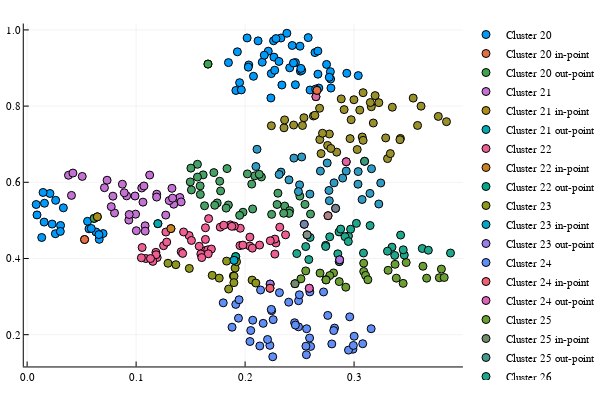

Write notebook code for a chart like this one.
### Code cell
using Plots
plotly()
scatter()
for i = 20:30
    P_i = Path[i]
    scatter!(Data[1, P_i], Data[2, P_i], label = "Cluster $i")
    scatter!([Data[1, P_i[In_Out[i][1]]]], [Data[2, P_i[In_Out[i][1]]]], label = "Cluster $i in-point")
    scatter!([Data[1, P_i[In_Out[i][2]]]], [Data[2, P_i[In_Out[i][2]]]], label = "Cluster $i out-point")
end
scatter!()

### Figure 1 — Plotly figure (JSON) as saved in the notebook; plotly's stock layout.template omitted (floating-point values rounded to 4 significant figures)
{"data": [{"colorbar": {"title": ""}, "hoverinfo": "text", "legendgroup": "Cluster 20", "marker": {"color": "rgba(0, 154, 250, 1.000)", "line": {"color": "rgba(0, 0, 0, 1.000)", "width": 1}, "size": 8, "symbol": "circle"}, "mode": "markers", "name": "Cluster 20", "showlegend": true, "text": [null, null, null, null, null, null, null, null, null, null, null, null, null, null, null, null, null, null, null, null, null, null], "type": "scatter", "x": [0.06145, 0.05544, 0.06617, 0.0134, 0.02591, 0.00832, 0.02617, 0.03069, 0.009062, 0.03046, 0.01561, 0.06967, 0.0632, 0.02094, 0.01462, 0.05676, 0.03325, 0.06588, 0.02294, 0.0527, 0.01591, 0.05885], "xaxis": "x1", "y": [0.5052, 0.4976, 0.4503, 0.4551, 0.465, 0.5417, 0.5527, 0.4866, 0.5144, 0.4711, 0.4955, 0.4655, 0.4696, 0.5706, 0.5733, 0.4779, 0.5329, 0.4627, 0.4904, 0.4498, 0.545, 0.4788], "yaxis": "y1", "zmax": 0.1, "zmin": -0.1}, {"colorbar": {"title": ""}, "hoverinfo": "text", "legendgroup": "Cluster 20 in-point", "marker": {"color": "rgba(227, 111, 71, 1.000)", "line": {"color": "rgba(0, 0, 0, 1.000)", "width": 1}, "size": 8, "symbol": "circle"}, "mode": "markers", "name": "Cluster 20 in-point", "showlegend": true, "text": [null], "type": "scatter", "x": [0.0527], "xaxis": "x1", "y": [0.4498], "yaxis": "y1", "zmax": 0.1, "zmin": -0.1}, {"colorbar": {"title": ""}, "hoverinfo": "text", "legendgroup": "Cluster 20 out-point", "marker": {"color": "rgba(62, 164, 78, 1.000)", "line": {"color": "rgba(0, 0, 0, 1.000)", "width": 1}, "size": 8, "symbol": "circle"}, "mode": "markers", "name": "Cluster 20 out-point", "showlegend": true, "text": [null], "type": "scatter", "x": [0.06145], "xaxis": "x1", "y": [0.5052], "yaxis": "y1", "zmax": 0.1, "zmin": -0.1}, {"colorbar": {"title": ""}, "hoverinfo": "text", "legendgroup": "Cluster 21", "marker": {"color": "rgba(195, 113, 210, 1.000)", "line": {"color": "rgba(0, 0, 0, 1.000)", "width": 1}, "size": 8, "symbol": "circle"}, "mode": "markers", "name": "Cluster 21", "showlegend": true, "text": [null, null, null, null, null, null, null, null, null, null, null, null, null, null, null, null, null, null, null, null, null, null, null, null, null, null, null, null, null, null, null, null, null, null], "type": "scatter", "x": [0.1401, 0.1124, 0.1272, 0.1189, 0.1063, 0.1345, 0.1052, 0.1083, 0.03794, 0.09331, 0.1304, 0.0995, 0.08741, 0.1072, 0.07336, 0.07872, 0.1413, 0.0407, 0.1329, 0.09368, 0.0913, 0.042, 0.1002, 0.099, 0.12, 0.1188, 0.05056, 0.06444, 0.08019, 0.07094, 0.08913, 0.1083, 0.07719, 0.1335], "xaxis": "x1", "y": [0.5602, 0.619, 0.5139, 0.5687, 0.5479, 0.5425, 0.5851, 0.4858, 0.6185, 0.5008, 0.552, 0.5164, 0.595, 0.5903, 0.6054, 0.5635, 0.5485, 0.5656, 0.5842, 0.5155, 0.5644, 0.6242, 0.4729, 0.564, 0.4914, 0.5612, 0.6154, 0.5094, 0.5195, 0.5858, 0.5725, 0.4718, 0.5361, 0.5584], "yaxis": "y1", "zmax": 0.1, "zmin": -0.1}, {"colorbar": {"title": ""}, "hoverinfo": "text", "legendgroup": "Cluster 21 in-point", "marker": {"color": "rgba(172, 142, 24, 1.000)", "line": {"color": "rgba(0, 0, 0, 1.000)", "width": 1}, "size": 8, "symbol": "circle"}, "mode": "markers", "name": "Cluster 21 in-point", "showlegend": true, "text": [null], "type": "scatter", "x": [0.06444], "xaxis": "x1", "y": [0.5094], "yaxis": "y1", "zmax": 0.1, "zmin": -0.1}, {"colorbar": {"title": ""}, "hoverinfo": "text", "legendgroup": "Cluster 21 out-point", "marker": {"color": "rgba(0, 170, 174, 1.000)", "line": {"color": "rgba(0, 0, 0, 1.000)", "width": 1}, "size": 8, "symbol": "circle"}, "mode": "markers", "name": "Cluster 21 out-point", "showlegend": true, "text": [null], "type": "scatter", "x": [0.12], "xaxis": "x1", "y": [0.4914], "yaxis": "y1", "zmax": 0.1, "zmin": -0.1}, {"colorbar": {"title": ""}, "hoverinfo": "text", "legendgroup": "Cluster 22", "marker": {"color": "rgba(237, 94, 147, 1.000)", "line": {"color": "rgba(0, 0, 0, 1.000)", "width": 1}, "size": 8, "symbol": "circle"}, "mode": "markers", "name": "Cluster 22", "showlegend": true, "text": [null, null, null, null, null, null, null, null, null, null, null, null, null, null, null, null, null, null, null, null, null, null, null, null, null, null, null, null, null, null, null, null, null, null, null, null, null, null, null, null, null, null, null, null, null, null], "type": "scatter", "x": [0.1252, 0.1914, 0.1864, 0.2273, 0.1414, 0.1486, 0.1427, 0.1193, 0.1636, 0.1181, 0.1634, 0.1319, 0.1956, 0.1953, 0.1658, 0.1089, 0.2044, 0.1579, 0.1508, 0.1665, 0.1636, 0.1691, 0.2283, 0.2273, 0.1772, 0.2043, 0.1183, 0.2231, 0.1901, 0.1436, 0.2066, 0.1153, 0.198, 0.1055, 0.1594, 0.2371, 0.1804, 0.1132, 0.1662, 0.1878, 0.1281, 0.2318, 0.1602, 0.2133, 0.1273, 0.1048], "xaxis": "x1", "y": [0.4336, 0.4049, 0.4882, 0.4116, 0.4178, 0.4602, 0.4134, 0.4024, 0.4501, 0.4162, 0.4206, 0.4784, 0.4793, 0.4339, 0.4227, 0.3999, 0.4562, 0.4321, 0.4474, 0.5047, 0.4807, 0.4248, 0.4407, 0.4509, 0.4822, 0.4326, 0.4099, 0.4466, 0.4851, 0.4696, 0.4271, 0.3924, 0.4351, 0.4288, 0.4119, 0.4621, 0.4874, 0.3999, 0.4123, 0.4844, 0.4431, 0.4822, 0.4023, 0.4352, 0.4694, 0.4019], "yaxis": "y1", "zmax": 0.1, "zmin": -0.1}, {"colorbar": {"title": ""}, "hoverinfo": "text", "legendgroup": "Cluster 22 in-point", "marker": {"color": "rgba(198, 130, 37, 1.000)", "line": {"color": "rgba(0, 0, 0, 1.000)", "width": 1}, "size": 8, "symbol": "circle"}, "mode": "markers", "name": "Cluster 22 in-point", "showlegend": true, "text": [null], "type": "scatter", "x": [0.1319], "xaxis": "x1", "y": [0.4784], "yaxis": "y1", "zmax": 0.1, "zmin": -0.1}, {"colorbar": {"title": ""}, "hoverinfo": "text", "legendgroup": "Cluster 22 out-point", "marker": {"color": "rgba(0, 169, 141, 1.000)", "line": {"color": "rgba(0, 0, 0, 1.000)", "width": 1}, "size": 8, "symbol": "circle"}, "mode": "markers", "name": "Cluster 22 out-point", "showlegend": true, "text": [null], "type": "scatter", "x": [0.1914], "xaxis": "x1", "y": [0.4049], "yaxis": "y1", "zmax": 0.1, "zmin": -0.1}, {"colorbar": {"title": ""}, "hoverinfo": "text", "legendgroup": "Cluster 23", "marker": {"color": "rgba(142, 151, 30, 1.000)", "line": {"color": "rgba(0, 0, 0, 1.000)", "width": 1}, "size": 8, "symbol": "circle"}, "mode": "markers", "name": "Cluster 23", "showlegend": true, "text": [null, null, null, null, null, null, null, null, null, null, null, null, null, null, null, null], "type": "scatter", "x": [0.1908, 0.1922, 0.1898, 0.1849, 0.2064, 0.1698, 0.1488, 0.1892, 0.1293, 0.1763, 0.1898, 0.1897, 0.1364, 0.183, 0.2099, 0.223], "xaxis": "x1", "y": [0.3748, 0.3916, 0.3952, 0.3198, 0.3433, 0.3557, 0.3739, 0.3543, 0.3875, 0.3485, 0.3536, 0.3366, 0.3838, 0.3931, 0.3356, 0.3329], "yaxis": "y1", "zmax": 0.1, "zmin": -0.1}, {"colorbar": {"title": ""}, "hoverinfo": "text", "legendgroup": "Cluster 23 in-point", "marker": {"color": "rgba(0, 169, 204, 1.000)", "line": {"color": "rgba(0, 0, 0, 1.000)", "width": 1}, "size": 8, "symbol": "circle"}, "mode": "markers", "name": "Cluster 23 in-point", "showlegend": true, "text": [null], "type": "scatter", "x": [0.1898], "xaxis": "x1", "y": [0.3952], "yaxis": "y1", "zmax": 0.1, "zmin": -0.1}, {"colorbar": {"title": ""}, "hoverinfo": "text", "legendgroup": "Cluster 23 out-point", "marker": {"color": "rgba(155, 127, 233, 1.000)", "line": {"color": "rgba(0, 0, 0, 1.000)", "width": 1}, "size": 8, "symbol": "circle"}, "mode": "markers", "name": "Cluster 23 out-point", "showlegend": true, "text": [null], "type": "scatter", "x": [0.223], "xaxis": "x1", "y": [0.3329], "yaxis": "y1", "zmax": 0.1, "zmin": -0.1}, {"colorbar": {"title": ""}, "hoverinfo": "text", "legendgroup": "Cluster 24", "marker": {"color": "rgba(97, 141, 246, 1.000)", "line": {"color": "rgba(0, 0, 0, 1.000)", "width": 1}, "size": 8, "symbol": "circle"}, "mode": "markers", "name": "Cluster 24", "showlegend": true, "text": [null, null, null, null, null, null, null, null, null, null, null, null, null, null, null, null, null, null, null, null, null, null, null, null, null, null, null, null, null, null, null, null, null, null, null, null, null, null, null, null, null, null, null, null], "type": "scatter", "x": [0.3157, 0.2135, 0.2491, 0.2166, 0.2244, 0.2228, 0.2821, 0.2594, 0.2315, 0.2227, 0.2052, 0.2254, 0.2796, 0.2565, 0.1939, 0.24, 0.2562, 0.207, 0.296, 0.3001, 0.299, 0.2258, 0.1914, 0.2949, 0.272, 0.2813, 0.2759, 0.2601, 0.2241, 0.2454, 0.249, 0.2558, 0.2206, 0.3079, 0.2498, 0.2589, 0.2461, 0.2993, 0.2142, 0.188, 0.2592, 0.1944, 0.1799, 0.2045], "xaxis": "x1", "y": [0.2156, 0.1704, 0.2892, 0.2297, 0.263, 0.3219, 0.2173, 0.3123, 0.3104, 0.172, 0.2109, 0.1421, 0.1757, 0.2156, 0.2433, 0.2854, 0.1474, 0.238, 0.2468, 0.1958, 0.1618, 0.2394, 0.2795, 0.1595, 0.3121, 0.2108, 0.2506, 0.1691, 0.2663, 0.2313, 0.2206, 0.1698, 0.1874, 0.1763, 0.3048, 0.3219, 0.2252, 0.1717, 0.3172, 0.2196, 0.1912, 0.2916, 0.2836, 0.1821], "yaxis": "y1", "zmax": 0.1, "zmin": -0.1}, {"colorbar": {"title": ""}, "hoverinfo": "text", "legendgroup": "Cluster 24 in-point", "marker": {"color": "rgba(240, 96, 115, 1.000)", "line": {"color": "rgba(0, 0, 0, 1.000)", "width": 1}, "size": 8, "symbol": "circle"}, "mode": "markers", "name": "Cluster 24 in-point", "showlegend": true, "text": [null], "type": "scatter", "x": [0.2228], "xaxis": "x1", "y": [0.3219], "yaxis": "y1", "zmax": 0.1, "zmin": -0.1}, {"colorbar": {"title": ""}, "hoverinfo": "text", "legendgroup": "Cluster 24 out-point", "marker": {"color": "rgba(221, 101, 182, 1.000)", "line": {"color": "rgba(0, 0, 0, 1.000)", "width": 1}, "size": 8, "symbol": "circle"}, "mode": "markers", "name": "Cluster 24 out-point", "showlegend": true, "text": [null], "type": "scatter", "x": [0.2589], "xaxis": "x1", "y": [0.3219], "yaxis": "y1", "zmax": 0.1, "zmin": -0.1}, {"colorbar": {"title": ""}, "hoverinfo": "text", "legendgroup": "Cluster 25", "marker": {"color": "rgba(108, 159, 51, 1.000)", "line": {"color": "rgba(0, 0, 0, 1.000)", "width": 1}, "size": 8, "symbol": "circle"}, "mode": "markers", "name": "Cluster 25", "showlegend": true, "text": [null, null, null, null, null, null, null, null, null, null, null, null, null, null, null, null, null, null, null, null, null, null, null, null, null], "type": "scatter", "x": [0.2812, 0.3376, 0.3478, 0.2512, 0.3801, 0.3782, 0.3088, 0.3312, 0.3632, 0.3666, 0.3827, 0.2924, 0.2688, 0.3105, 0.3126, 0.345, 0.2777, 0.2556, 0.2741, 0.3088, 0.3387, 0.2865, 0.2864, 0.2458, 0.2743], "xaxis": "x1", "y": [0.3621, 0.3847, 0.3894, 0.3467, 0.3722, 0.3495, 0.366, 0.369, 0.3796, 0.3483, 0.3501, 0.3247, 0.3617, 0.3556, 0.3442, 0.3347, 0.3553, 0.3674, 0.3443, 0.3877, 0.3484, 0.3919, 0.3393, 0.3338, 0.3436], "yaxis": "y1", "zmax": 0.1, "zmin": -0.1}, {"colorbar": {"title": ""}, "hoverinfo": "text", "legendgroup": "Cluster 25 in-point", "marker": {"color": "rgba(113, 140, 106, 1.000)", "line": {"color": "rgba(0, 0, 0, 1.000)", "width": 1}, "size": 8, "symbol": "circle"}, "mode": "markers", "name": "Cluster 25 in-point", "showlegend": true, "text": [null], "type": "scatter", "x": [0.2458], "xaxis": "x1", "y": [0.3338], "yaxis": "y1", "zmax": 0.1, "zmin": -0.1}, {"colorbar": {"title": ""}, "hoverinfo": "text", "legendgroup": "Cluster 25 out-point", "marker": {"color": "rgba(71, 153, 140, 1.000)", "line": {"color": "rgba(0, 0, 0, 1.000)", "width": 1}, "size": 8, "symbol": "circle"}, "mode": "markers", "name": "Cluster 25 out-point", "showlegend": true, "text": [null], "type": "scatter", "x": [0.2865], "xaxis": "x1", "y": [0.3919], "yaxis": "y1", "zmax": 0.1, "zmin": -0.1}, {"colorbar": {"title": ""}, "hoverinfo": "text", "legendgroup": "Cluster 26", "marker": {"color": "rgba(31, 166, 141, 1.000)", "line": {"color": "rgba(0, 0, 0, 1.000)", "width": 1}, "size": 8, "symbol": "circle"}, "mode": "markers", "name": "Cluster 26", "showlegend": true, "text": [null, null, null, null, null, null, null, null, null, null, null, null, null, null, null, null, null, null, null, null, null, null, null, null, null, null, null, null], "type": "scatter", "x": [0.2596, 0.2776, 0.3626, 0.3086, 0.2862, 0.274, 0.274, 0.3461, 0.2949, 0.2556, 0.3451, 0.3682, 0.3348, 0.3373, 0.2877, 0.2569, 0.3307, 0.2851, 0.2968, 0.2917, 0.3147, 0.2867, 0.2474, 0.2947, 0.3885, 0.3427, 0.3021, 0.2585], "xaxis": "x1", "y": [0.4552, 0.4569, 0.4262, 0.4144, 0.4698, 0.4347, 0.4315, 0.4091, 0.4592, 0.4313, 0.4228, 0.4217, 0.4297, 0.4081, 0.4772, 0.4621, 0.4192, 0.4123, 0.477, 0.4573, 0.4865, 0.3965, 0.4129, 0.4446, 0.4143, 0.4615, 0.4922, 0.3972], "yaxis": "y1", "zmax": 0.1, "zmin": -0.1}, {"colorbar": {"title": ""}, "hoverinfo": "text", "legendgroup": "Cluster 26 in-point", "marker": {"color": "rgba(175, 120, 221, 1.000)", "line": {"color": "rgba(0, 0, 0, 1.000)", "width": 1}, "size": 8, "symbol": "circle"}, "mode": "markers", "name": "Cluster 26 in-point", "showlegend": true, "text": [null], "type": "scatter", "x": [0.2867], "xaxis": "x1", "y": [0.3965], "yaxis": "y1", "zmax": 0.1, "zmin": -0.1}, {"colorbar": {"title": ""}, "hoverinfo": "text", "legendgroup": "Cluster 26 out-point", "marker": {"color": "rgba(135, 141, 135, 1.000)", "line": {"color": "rgba(0, 0, 0, 1.000)", "width": 1}, "size": 8, "symbol": "circle"}, "mode": "markers", "name": "Cluster 26 out-point", "showlegend": true, "text": [null], "type": "scatter", "x": [0.2569], "xaxis": "x1", "y": [0.4621], "yaxis": "y1", "zmax": 0.1, "zmin": -0.1}, {"colorbar": {"title": ""}, "hoverinfo": "text", "legendgroup": "Cluster 27", "marker": {"color": "rgba(71, 161, 102, 1.000)", "line": {"color": "rgba(0, 0, 0, 1.000)", "width": 1}, "size": 8, "symbol": "circle"}, "mode": "markers", "name": "Cluster 27", "showlegend": true, "text": [null, null, null, null, null, null, null, null, null, null, null, null, null, null, null, null, null, null, null, null, null, null, null, null, null, null, null, null, null, null, null, null, null, null, null, null, null, null], "type": "scatter", "x": [0.1981, 0.1497, 0.2363, 0.1744, 0.2549, 0.1767, 0.1615, 0.2301, 0.1847, 0.195, 0.1628, 0.2069, 0.2397, 0.2061, 0.2293, 0.1589, 0.2502, 0.2543, 0.26, 0.1588, 0.1507, 0.2089, 0.2409, 0.1775, 0.2761, 0.1826, 0.2243, 0.1713, 0.1563, 0.1834, 0.1721, 0.2021, 0.1503, 0.215, 0.1563, 0.2404, 0.2354, 0.213], "xaxis": "x1", "y": [0.5214, 0.601, 0.5376, 0.5459, 0.542, 0.6028, 0.6195, 0.5714, 0.5404, 0.5132, 0.5384, 0.53, 0.5191, 0.5952, 0.5417, 0.5683, 0.5637, 0.4898, 0.5167, 0.5905, 0.58, 0.617, 0.5256, 0.5774, 0.5123, 0.5322, 0.5158, 0.6254, 0.6473, 0.636, 0.5397, 0.622, 0.6372, 0.614, 0.6137, 0.5186, 0.5187, 0.621], "yaxis": "y1", "zmax": 0.1, "zmin": -0.1}, {"colorbar": {"title": ""}, "hoverinfo": "text", "legendgroup": "Cluster 27 in-point", "marker": {"color": "rgba(119, 131, 175, 1.000)", "line": {"color": "rgba(0, 0, 0, 1.000)", "width": 1}, "size": 8, "symbol": "circle"}, "mode": "markers", "name": "Cluster 27 in-point", "showlegend": true, "text": [null], "type": "scatter", "x": [0.2543], "xaxis": "x1", "y": [0.4898], "yaxis": "y1", "zmax": 0.1, "zmin": -0.1}, {"colorbar": {"title": ""}, "hoverinfo": "text", "legendgroup": "Cluster 27 out-point", "marker": {"color": "rgba(177, 129, 135, 1.000)", "line": {"color": "rgba(0, 0, 0, 1.000)", "width": 1}, "size": 8, "symbol": "circle"}, "mode": "markers", "name": "Cluster 27 out-point", "showlegend": true, "text": [null], "type": "scatter", "x": [0.2761], "xaxis": "x1", "y": [0.5123], "yaxis": "y1", "zmax": 0.1, "zmin": -0.1}, {"colorbar": {"title": ""}, "hoverinfo": "text", "legendgroup": "Cluster 28", "marker": {"color": "rgba(48, 155, 194, 1.000)", "line": {"color": "rgba(0, 0, 0, 1.000)", "width": 1}, "size": 8, "symbol": "circle"}, "mode": "markers", "name": "Cluster 28", "showlegend": true, "text": [null, null, null, null, null, null, null, null, null, null, null, null, null, null, null, null, null, null, null, null, null, null, null, null, null, null], "type": "scatter", "x": [0.2816, 0.2895, 0.2691, 0.25, 0.3146, 0.2448, 0.2329, 0.3245, 0.2519, 0.3227, 0.2773, 0.2928, 0.2928, 0.2403, 0.2769, 0.2099, 0.283, 0.2312, 0.2753, 0.2489, 0.316, 0.2595, 0.2109, 0.3073, 0.3036, 0.3038], "xaxis": "x1", "y": [0.5986, 0.6111, 0.6294, 0.5933, 0.5709, 0.6635, 0.6267, 0.5982, 0.6664, 0.543, 0.5517, 0.6295, 0.654, 0.6064, 0.5786, 0.6414, 0.5316, 0.6205, 0.6507, 0.5756, 0.6356, 0.5691, 0.6867, 0.5548, 0.5951, 0.6282], "yaxis": "y1", "zmax": 0.1, "zmin": -0.1}, {"colorbar": {"title": ""}, "hoverinfo": "text", "legendgroup": "Cluster 28 in-point", "marker": {"color": "rgba(120, 133, 144, 1.000)", "line": {"color": "rgba(0, 0, 0, 1.000)", "width": 1}, "size": 8, "symbol": "circle"}, "mode": "markers", "name": "Cluster 28 in-point", "showlegend": true, "text": [null], "type": "scatter", "x": [0.283], "xaxis": "x1", "y": [0.5316], "yaxis": "y1", "zmax": 0.1, "zmin": -0.1}, {"colorbar": {"title": ""}, "hoverinfo": "text", "legendgroup": "Cluster 28 out-point", "marker": {"color": "rgba(229, 97, 164, 1.000)", "line": {"color": "rgba(0, 0, 0, 1.000)", "width": 1}, "size": 8, "symbol": "circle"}, "mode": "markers", "name": "Cluster 28 out-point", "showlegend": true, "text": [null], "type": "scatter", "x": [0.2928], "xaxis": "x1", "y": [0.654], "yaxis": "y1", "zmax": 0.1, "zmin": -0.1}, {"colorbar": {"title": ""}, "hoverinfo": "text", "legendgroup": "Cluster 29", "marker": {"color": "rgba(153, 144, 44, 1.000)", "line": {"color": "rgba(0, 0, 0, 1.000)", "width": 1}, "size": 8, "symbol": "circle"}, "mode": "markers", "name": "Cluster 29", "showlegend": true, "text": [null, null, null, null, null, null, null, null, null, null, null, null, null, null, null, null, null, null, null, null, null, null, null, null, null, null, null, null, null, null, null, null, null, null, null, null, null, null, null, null, null, null, null, null], "type": "scatter", "x": [0.329, 0.3773, 0.2357, 0.3052, 0.3075, 0.265, 0.3176, 0.3425, 0.2963, 0.3542, 0.2627, 0.3307, 0.2909, 0.2773, 0.3029, 0.2882, 0.2362, 0.3096, 0.2697, 0.2757, 0.3083, 0.2685, 0.2241, 0.284, 0.2683, 0.3421, 0.3158, 0.2787, 0.3193, 0.254, 0.264, 0.3582, 0.3149, 0.3848, 0.3083, 0.2973, 0.3333, 0.3614, 0.2999, 0.3351, 0.271, 0.2527, 0.3227, 0.2445], "xaxis": "x1", "y": [0.7165, 0.773, 0.7431, 0.7895, 0.7189, 0.8248, 0.7556, 0.7152, 0.7147, 0.821, 0.7741, 0.6622, 0.7908, 0.7268, 0.686, 0.8189, 0.7637, 0.6551, 0.6753, 0.6968, 0.7101, 0.7122, 0.7485, 0.6791, 0.7944, 0.7118, 0.7983, 0.6888, 0.8276, 0.7695, 0.7759, 0.7493, 0.8094, 0.7592, 0.8353, 0.7642, 0.6754, 0.7999, 0.8168, 0.7971, 0.7288, 0.7491, 0.8091, 0.7503], "yaxis": "y1", "zmax": 0.1, "zmin": -0.1}, {"colorbar": {"title": ""}, "hoverinfo": "text", "legendgroup": "Cluster 29 in-point", "marker": {"color": "rgba(57, 155, 123, 1.000)", "line": {"color": "rgba(0, 0, 0, 1.000)", "width": 1}, "size": 8, "symbol": "circle"}, "mode": "markers", "name": "Cluster 29 in-point", "showlegend": true, "text": [null], "type": "scatter", "x": [0.3096], "xaxis": "x1", "y": [0.6551], "yaxis": "y1", "zmax": 0.1, "zmin": -0.1}, {"colorbar": {"title": ""}, "hoverinfo": "text", "legendgroup": "Cluster 29 out-point", "marker": {"color": "rgba(218, 104, 163, 1.000)", "line": {"color": "rgba(0, 0, 0, 1.000)", "width": 1}, "size": 8, "symbol": "circle"}, "mode": "markers", "name": "Cluster 29 out-point", "showlegend": true, "text": [null], "type": "scatter", "x": [0.265], "xaxis": "x1", "y": [0.8248], "yaxis": "y1", "zmax": 0.1, "zmin": -0.1}, {"colorbar": {"title": ""}, "hoverinfo": "text", "legendgroup": "Cluster 30", "marker": {"color": "rgba(0, 154, 250, 1.000)", "line": {"color": "rgba(0, 0, 0, 1.000)", "width": 1}, "size": 8, "symbol": "circle"}, "mode": "markers", "name": "Cluster 30", "showlegend": true, "text": [null, null, null, null, null, null, null, null, null, null, null, null, null, null, null, null, null, null, null, null, null, null, null, null, null, null, null, null, null, null, null, null, null, null, null, null, null, null, null, null, null, null, null, null, null, null, null, null], "type": "scatter", "x": [0.2596, 0.1915, 0.2579, 0.224, 0.2933, 0.2329, 0.2785, 0.195, 0.1965, 0.2508, 0.2157, 0.2504, 0.2519, 0.2264, 0.2668, 0.2034, 0.2213, 0.2311, 0.2338, 0.1847, 0.2018, 0.2272, 0.3038, 0.2383, 0.2176, 0.2641, 0.2668, 0.1929, 0.2676, 0.203, 0.2261, 0.2462, 0.2788, 0.2748, 0.2647, 0.2432, 0.2237, 0.2659, 0.2512, 0.2077, 0.2783, 0.2283, 0.2409, 0.2444, 0.2772, 0.2462, 0.1659, 0.2119], "xaxis": "x1", "y": [0.8423, 0.841, 0.9798, 0.8853, 0.8862, 0.9788, 0.8712, 0.8615, 0.8426, 0.8917, 0.9153, 0.9573, 0.8938, 0.9286, 0.8838, 0.908, 0.9442, 0.9173, 0.8554, 0.9142, 0.9789, 0.8943, 0.88, 0.9913, 0.9337, 0.9406, 0.9445, 0.9425, 0.8473, 0.9022, 0.9715, 0.9143, 0.8474, 0.9094, 0.8447, 0.9591, 0.8213, 0.8412, 0.899, 0.8783, 0.8903, 0.9772, 0.9005, 0.9132, 0.8757, 0.8561, 0.9103, 0.9712], "yaxis": "y1", "zmax": 0.1, "zmin": -0.1}, {"colorbar": {"title": ""}, "hoverinfo": "text", "legendgroup": "Cluster 30 in-point", "marker": {"color": "rgba(227, 111, 71, 1.000)", "line": {"color": "rgba(0, 0, 0, 1.000)", "width": 1}, "size": 8, "symbol": "circle"}, "mode": "markers", "name": "Cluster 30 in-point", "showlegend": true, "text": [null], "type": "scatter", "x": [0.2659], "xaxis": "x1", "y": [0.8412], "yaxis": "y1", "zmax": 0.1, "zmin": -0.1}, {"colorbar": {"title": ""}, "hoverinfo": "text", "legendgroup": "Cluster 30 out-point", "marker": {"color": "rgba(62, 164, 78, 1.000)", "line": {"color": "rgba(0, 0, 0, 1.000)", "width": 1}, "size": 8, "symbol": "circle"}, "mode": "markers", "name": "Cluster 30 out-point", "showlegend": true, "text": [null], "type": "scatter", "x": [0.1659], "xaxis": "x1", "y": [0.9103], "yaxis": "y1", "zmax": 0.1, "zmin": -0.1}], "layout": {"annotations": [], "height": 400, "legend": {"bgcolor": "rgba(255, 255, 255, 1.000)", "bordercolor": "rgba(0, 0, 0, 1.000)", "font": {"color": "rgba(0, 0, 0, 1.000)", "family": "sans-serif", "size": 11}, "tracegroupgap": 0, "x": 1, "y": 1}, "margin": {"b": 20, "l": 0, "r": 0, "t": 20}, "paper_bgcolor": "rgba(255, 255, 255, 1.000)", "plot_bgcolor": "rgba(255, 255, 255, 1.000)", "showlegend": true, "width": 600, "xaxis": {"anchor": "y1", "domain": [0.05101, 0.9934], "gridcolor": "rgba(0, 0, 0, 0.100)", "gridwidth": 0.5, "linecolor": "rgba(0, 0, 0, 1.000)", "mirror": false, "range": [-0.003084, 0.3999], "showgrid": true, "showline": true, "showticklabels": true, "tickangle": 0, "tickcolor": "rgb(0, 0, 0)", "tickfont": {"color": "rgba(0, 0, 0, 1.000)", "family": "sans-serif", "size": 11}, "tickmode": "array", "ticks": "inside", "ticktext": ["0.0", "0.1", "0.2", "0.3"], "tickvals": [0, 0.1, 0.2, 0.3], "title": "", "titlefont": {"color": "rgba(0, 0, 0, 1.000)", "family": "sans-serif", "size": 15}, "type": "-", "visible": true, "zeroline": false, "zerolinecolor": "rgba(0, 0, 0, 1.000)"}, "yaxis": {"anchor": "x1", "domain": [0.03762, 0.9902], "gridcolor": "rgba(0, 0, 0, 0.100)", "gridwidth": 0.5, "linecolor": "rgba(0, 0, 0, 1.000)", "mirror": false, "range": [0.1166, 1.017], "showgrid": true, "showline": true, "showticklabels": true, "tickangle": 0, "tickcolor": "rgb(0, 0, 0)", "tickfont": {"color": "rgba(0, 0, 0, 1.000)", "family": "sans-serif", "size": 11}, "tickmode": "array", "ticks": "inside", "ticktext": ["0.2", "0.4", "0.6", "0.8", "1.0"], "tickvals": [0.2, 0.4, 0.6, 0.8, 1], "title": "", "titlefont": {"color": "rgba(0, 0, 0, 1.000)", "family": "sans-serif", "size": 15}, "type": "-", "visible": true, "zeroline": false, "zerolinecolor": "rgba(0, 0, 0, 1.000)"}}}
